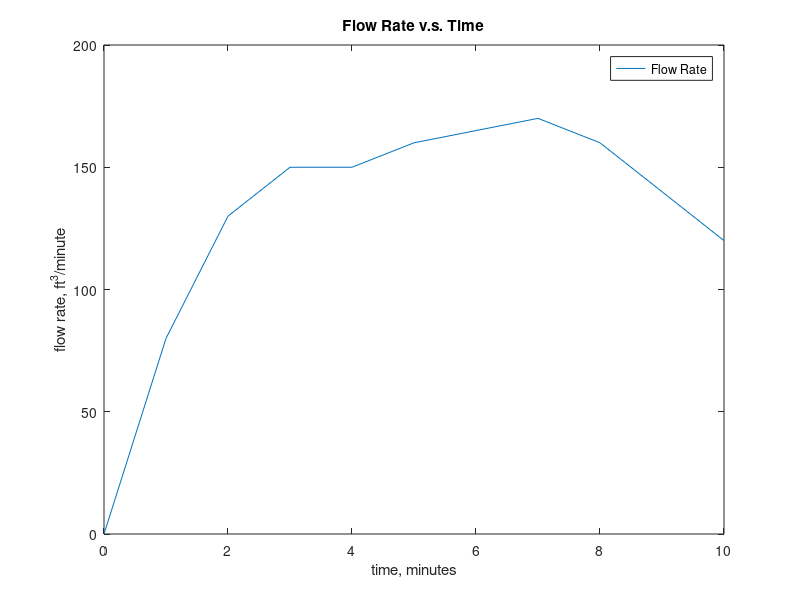

Recreate this plot in MATLAB.
%ASEN 2012 HW4
%10/19/2016
%Ben Hagenau

%This program calculates the water hight at time 10 min given time and flow
%rate data points using trapazoidal rule

%PROBLEM SET UP: Tank is empty and is filling with water. The area of the
%base is known and 10 data points are known. Use Trapezoidal rule to
%approximate the water height at t = 10

%Area of the base
A = 100; %[ft^2]
%Create variable vectors
t = 0:10;
flow_rate = [0 80 130 150 150 160 165 170 160 140 120];

%CALCULATE VOLUME OF WATER INTO TANK IN 10 MIN
%define the change in t
dx = 1;
%calculate sum to be used in trapazoidal rule
s = [flow_rate(1)];
for i = 2:10
    s = [s 2*flow_rate(i)];
end
s = [s flow_rate(11)];
%use sum in calculation to find volume of water in
volume_water_in = (dx/2)*sum(s); %[ft^3]

%CALCULATE THE HIGHT OF THE WATER
%height = volume/area of base
h = volume_water_in/A;

%plot
plot(t,flow_rate,'-');
legend('Flow Rate','Location','Best');
xlabel('time, minutes');
ylabel('flow rate, ft^3/minute');
title('Flow Rate v.s. Time');

%write results to output file
fprintf(fopen('HW4Q2.txt','w'), 'Trapezoidal approximation of water height in tank at ten minutes: %3.3f [ft]\n', h);



